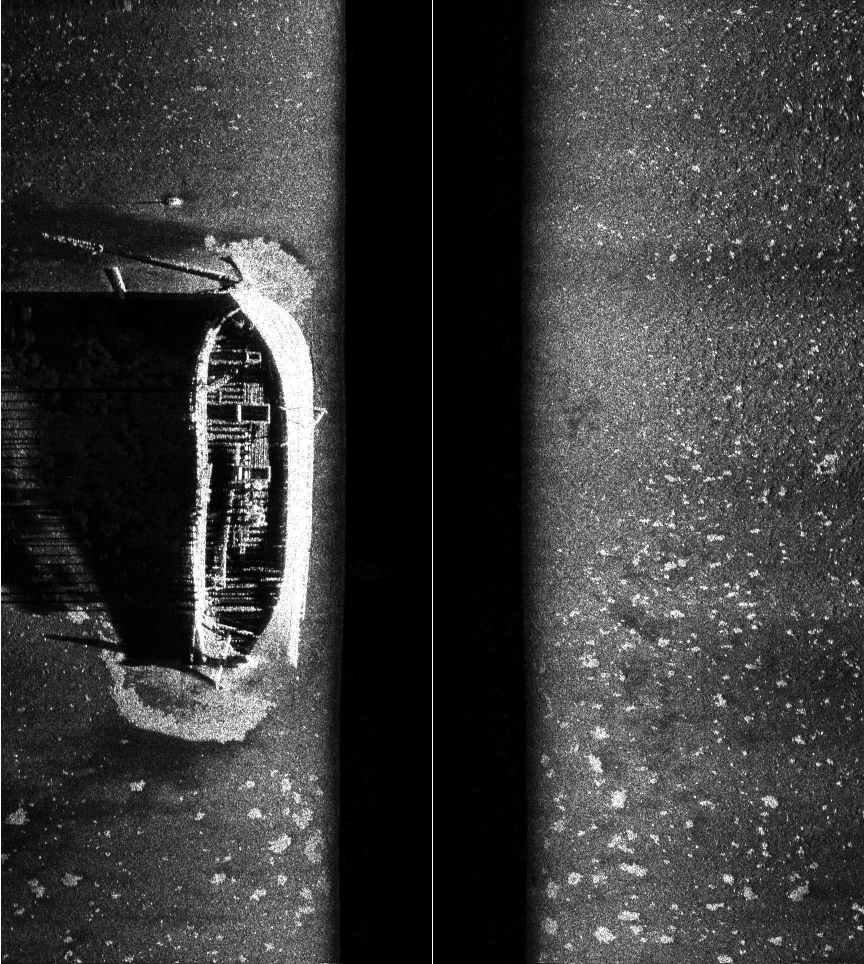
#> input picture data/dataset/shipwreck/thumbnail.png, 1728 x 1927 px (shown at 1/2 size)
$ python -i preprocess_dataset.py   (imports and definitions only)
#> lines starting #> are read from the running program, lines starting #| are printed output that depends on the picture
#> further down, picture is the input picture: shape (1927, 1728, 3); min 0, max 255, mean 57.9
from pathlib import Path
import cv2
import json

PROJECT_ROOT = Path(__file__).resolve().parents[2]

INPUT_DIR = PROJECT_ROOT / "data" / "dataset"
OUTPUT_DIR = PROJECT_ROOT / "data" / "preprocessed"
CLASSES_FILE = PROJECT_ROOT / "data" / "metadata" / "classes.json"

IMAGE_EXTENSIONS = {
    ".jpg",
    ".jpeg",
    ".png",
    ".bmp",
    ".webp",
}


# [18 lines left out: function load_classes, not called in this run]


def preprocess_image(image):
    # Step 1: Resize
    resized = cv2.resize(
        image,
        (512, 512),
        interpolation=cv2.INTER_AREA
    )
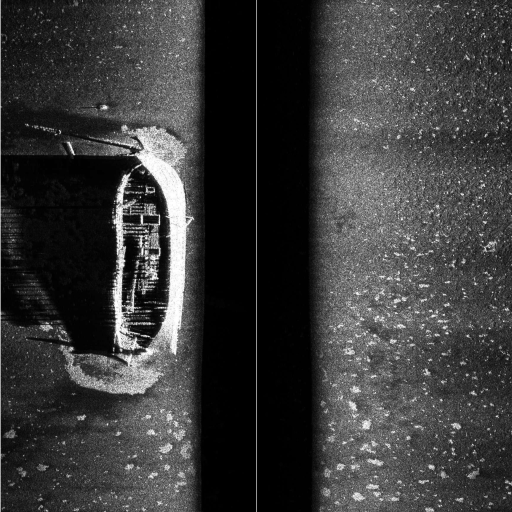
#> resized: shape (512, 512, 3); min 0, max 255, mean 57.9

    # Step 2: Grayscale
    gray = cv2.cvtColor(
        resized,
        cv2.COLOR_BGR2GRAY
    )

    # Step 3: Denoising
    denoised = cv2.GaussianBlur(
        gray,
        (5, 5),
        0
    )
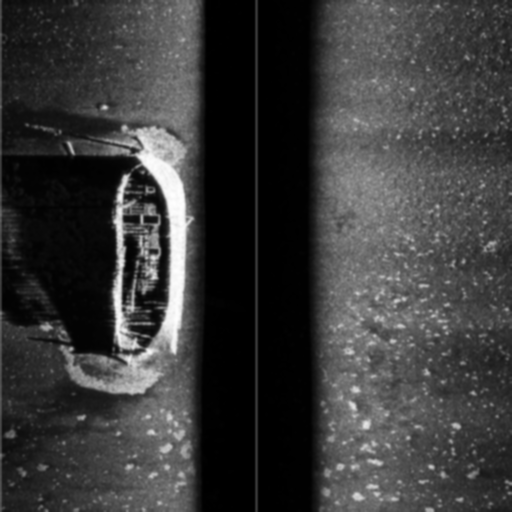
#> denoised: shape (512, 512); min 0, max 254, mean 57.8

    # Step 4: CLAHE contrast enhancement
    clahe = cv2.createCLAHE(
        clipLimit=2.0,
        tileGridSize=(8, 8)
    )

    enhanced = clahe.apply(denoised)
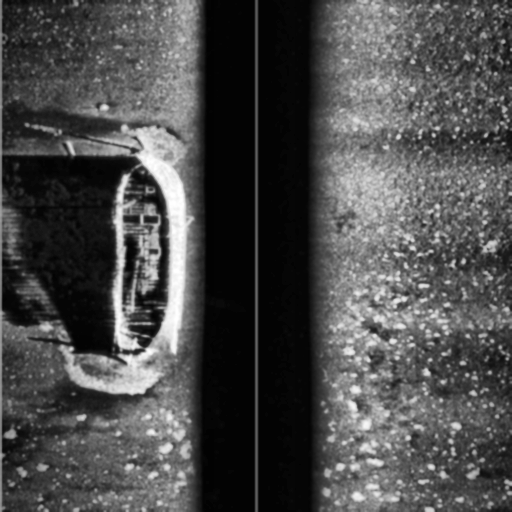
#> enhanced: shape (512, 512); min 2, max 255, mean 75.2

    return enhanced


# [77 lines left out: function main, not called in this run]


# [2 lines not run here, left out]

>>> import cv2
>>> picture = cv2.imread('../../data/dataset/shipwreck/thumbnail.png')
>>> result = preprocess_image(picture)
